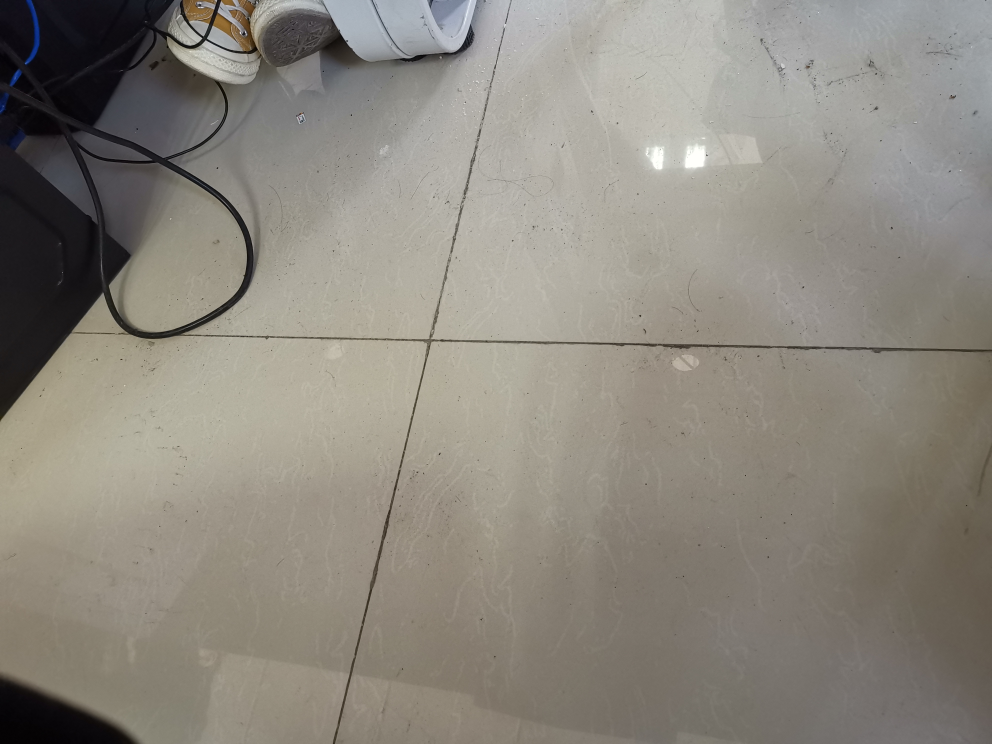
#> input picture OpenCV/3.jpg, 3968 x 2976 px (shown at 1/4 size)
$ python OpenCV.py
#> lines starting #> are read from the running program, lines starting #| are printed output that depends on the picture; after the words box and inside, x2 and y2 are one past the last pixel; in counts of white or black regions, pixels touching at a corner belong together
### OpenCV/Harris.py
from PIL import Image
from pylab import *
from numpy import *
from scipy.ndimage import filters
from scipy import ndimage

class Harris(object):
    def compute_harris_response(im,sigma=3):
        """在一副灰度图像中，对每个像素计算Harris角点检测器响应函数"""

        #计算导数
        imx = zeros(im.shape)
        filters.gaussian_filter(im,(sigma,sigma),(0,1),imx)
        imy = zeros(im.shape)
        filters.gaussian_filter(im,(sigma,sigma),(1,0),imy)

        #计算Harris矩阵的分量
        Wxx = filters.gaussian_filter(imx * imx,sigma)
        Wxy = filters.gaussian_filter(imx * imy,sigma)
        Wyy = filters.gaussian_filter(imy * imy,sigma)

        #计算特征值和迹
        Wdet = Wxx * Wyy - Wxy ** 2
        Wtr = Wxx + Wyy

        return Wdet / Wtr

    def get_harris_points(harrisim,min_dist=10,threshold=0.05):
        """ 从一副Haris响应图像中返回角点。 min_dist为分割角点和图像边界的最少像素数目"""

        #寻找高于阈值的候角点
        corner_threshold = harrisim.max() * threshold
        harrisim_t = (harrisim > corner_threshold) * 1

        #得到候选点的坐标
        coords = array(harrisim_t.nonzero()).T

        #以及它们的Harris响应值
        candidate_values = [harrisim[c[0],c[1]]for c in coords]

        #对候选点按照Harris响应值进行排序
        index = argsort(candidate_values)

        #将可行点的位置保存到数组中
        allowed_locations = zeros(harrisim.shape)
        allowed_locations[min_dist:-min_dist,min_dist:-min_dist] = 1

        #按照min_distance 原则 ，选择最佳Harris点
        filtered_coords = []
        for i in index:
            if allowed_locations[coords[i,0],coords[i,0]] == 1:
                filtered_coords.append(coords[i])
                allowed_locations[(coords[i,0] - min_dist):(coords[i,0] + min_dist),(coords[i,1] - min_dist):(coords[i,1] + min_dist)] = 0

        return filtered_coords

    def plot_harris_points(image,filtered_coords):
        """绘制图像中检测到的角点"""

        figure()
        gray()
        imshow(image)
        plot([p[1] for p in filtered_coords],[p[0] for p in filtered_coords],'*')
        axis('off')
        show()

    # [76 lines left out: functions get_descriptors, match, match_towsided, appendimage, plot_matches, not called in this run]

### OpenCV/OpenCV.py

from PIL import Image
from pylab import *
from numpy import *
from scipy.ndimage import filters

from CVtools import *
from Harris import *

#im=Image.open('f.jpg')
pil_im1=Image.open('3.jpg').convert('L')
im1=array(pil_im1)
pil_im2=Image.open('s2.jpg').convert('L')
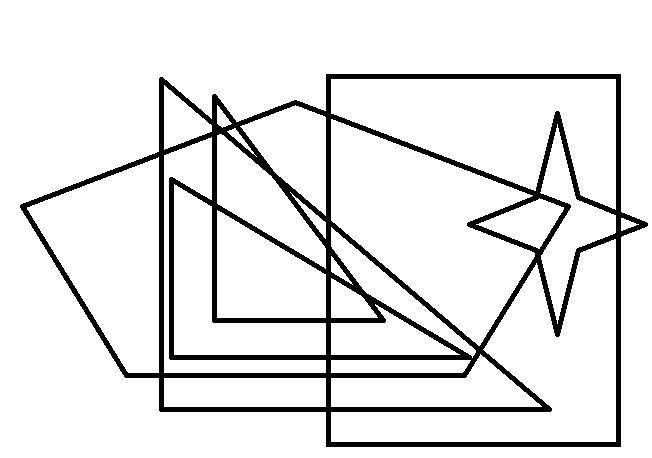
#> input picture OpenCV/s2.jpg, 652 x 458 px
im2=array(pil_im2)
#im2,cdf=CVtools.histeq(im)

#im2=255-im#反相处理

#figure()#创建一个图像
#gray()#不使用颜色信息
#contour(im,origin='image')#在原点的左上角显示
#im2=filters.gaussian_filter(im,10) #高斯模糊
#imshow(im2)#绘制图像
#figure()
#hist(im.flatten(),128)#直方图


#show()
wid=5
harrisim=Harris.compute_harris_response(im1,5)
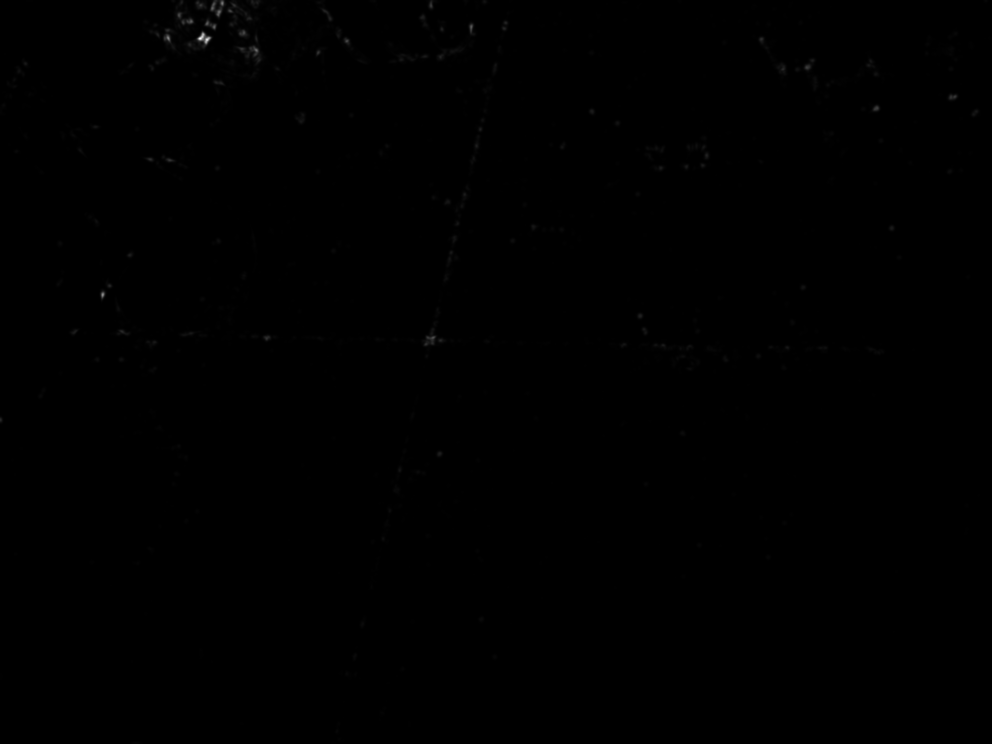
#> harrisim: shape (2976, 3968) float64 (shown at 1/4 size); min 2.43e-06, max 12.98, mean 0.0188; drawn with min black and max white
filtered_coords=Harris.get_harris_points(harrisim,wid+1)
#> in get_harris_points, `corner_threshold = harrisim.max() * threshold`: corner_threshold = 0.649
#> in get_harris_points, `harrisim_t = (harrisim > corner_threshold) * 1`:
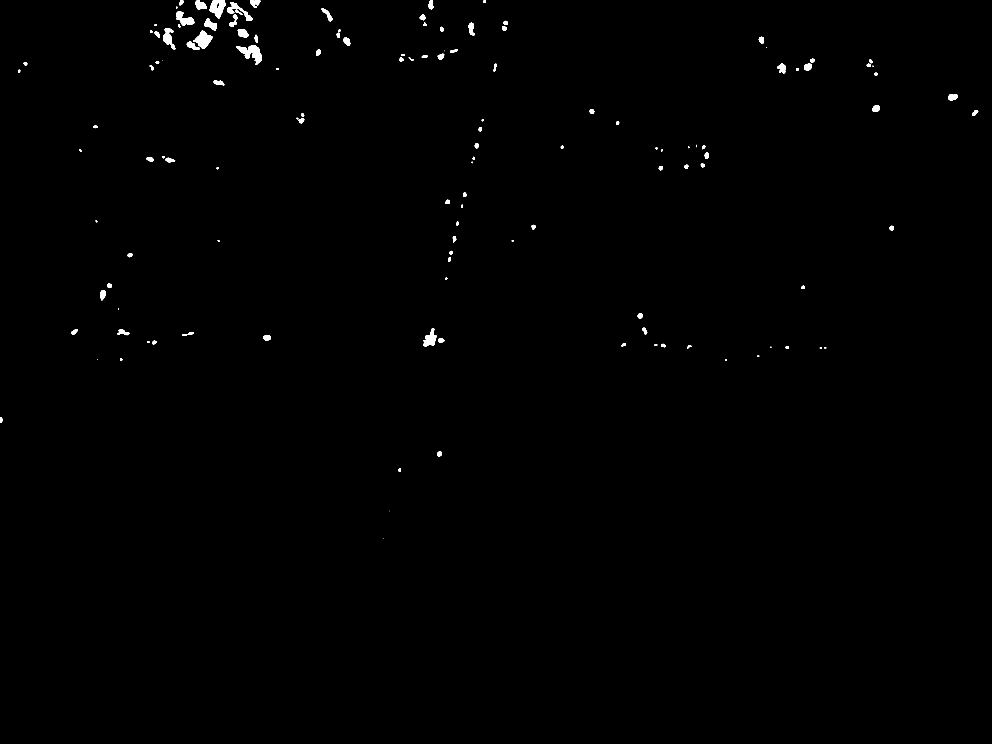
#> harrisim_t: shape (2976, 3968) int64 (shown at 1/4 size); values 0 (black) and 1 (white), 0.4% white; 133 white regions (9 under 20 px), largest, box (x1, y1, x2, y2) and area: (945, 180, 1047, 259) 3520, (839, 0, 904, 74) 2894, (773, 122, 850, 196) 2871
#> in get_harris_points, `coords = array(harrisim_t.nonzero()).T`: coords = 47348 pairs, first value 0 to 2155, second value 0 to 3912
#> in get_harris_points, `candidate_values = [harrisim[c[0],c[1]]for c in coords]`: candidate_values = 47348 items
#> the loop in get_harris_points, `for i in index:` made 47348 passes
#> i on passes 1 to 3: 22225, 25110, 28559
#> after the loop in get_harris_points, `for i in index:`:
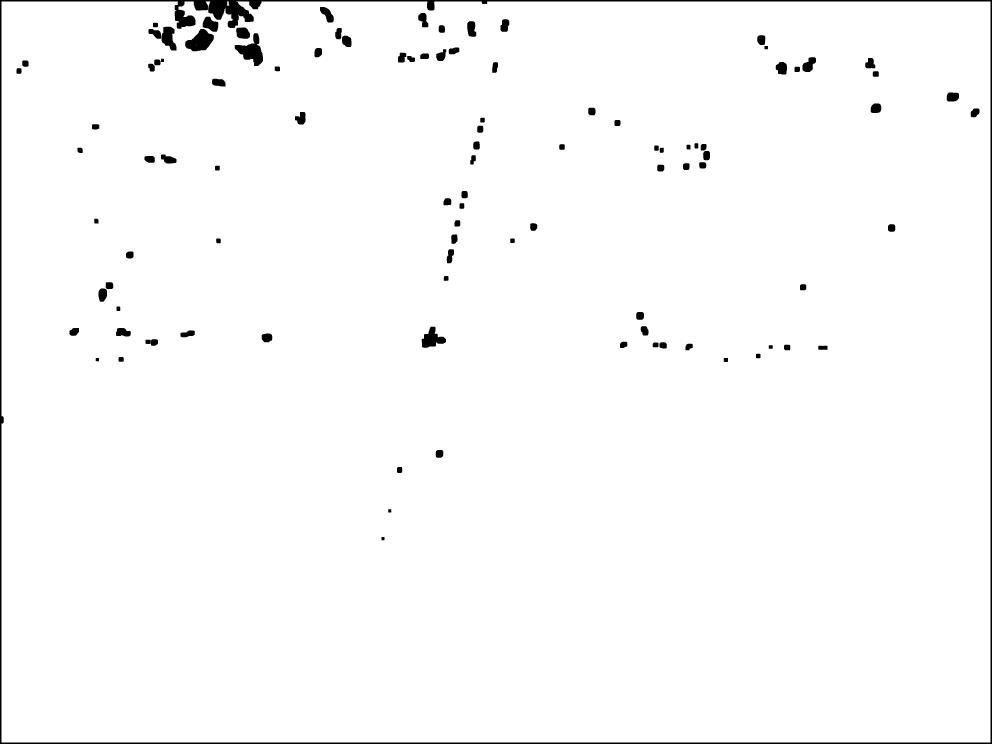
#> allowed_locations: shape (2976, 3968) float64 (shown at 1/4 size); values 0 (black) and 1 (white), 98.3% white; 102 black regions, largest, box (x1, y1, x2, y2) and area: (0, 0, 3968, 2976) 103044, (939, 133, 1052, 264) 7003, (741, 116, 855, 205) 6330
#> after the loop in get_harris_points, `for i in index:`: filtered_coords = 46610 items
#> filtered_coords = 46610 items
Harris.plot_harris_points(im1,filtered_coords)
#> in plot_harris_points, `show()`:
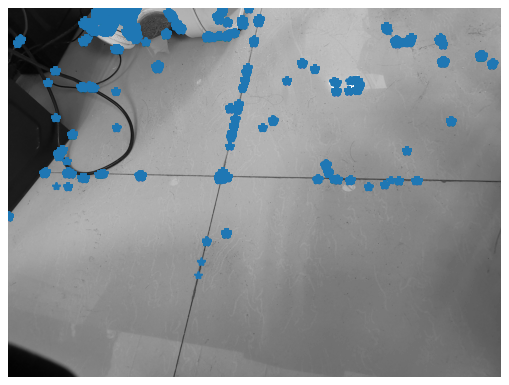
#> figure drawn by matplotlib, 1 panel

# [16 lines of commented-out code are left out]
